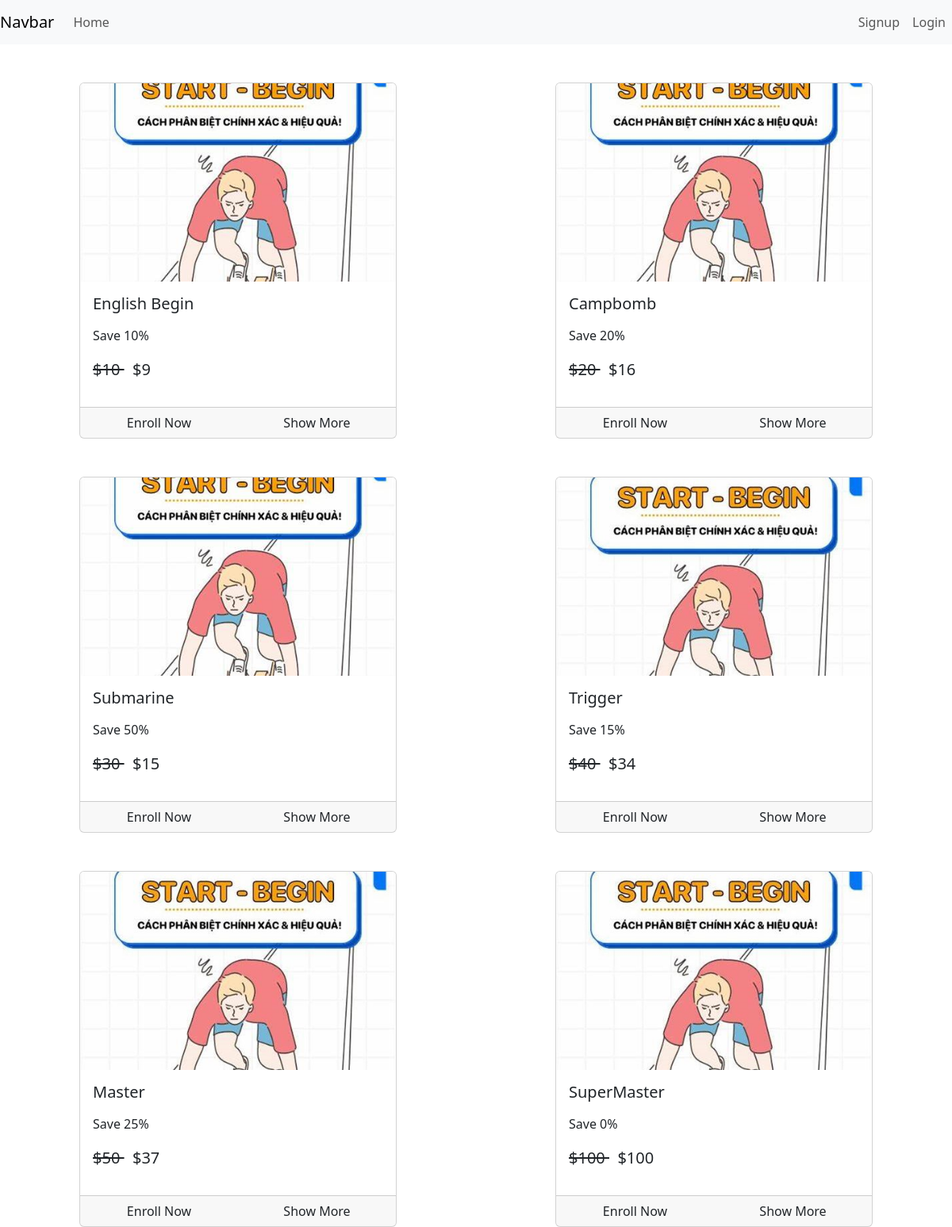
The page / on the database its author committed.
### courses/models.py (models this page shows, shortened)
class Course(models.Model):
    title = models.CharField(max_length=500)
    slug = models.SlugField(max_length=500, unique=True, null=False,default='default-slug')
    description = models.CharField(max_length=500, null=True, blank=True)
    discount = models.IntegerField(null=False,default=0)
    price = models.IntegerField(null=False)
    active = models.BooleanField(default=False)
    thumbnail = models.ImageField(upload_to="files/thumbnail")
    date = models.DateTimeField(auto_now_add=True)
    length = models.IntegerField(null=False)
    def __str__(self):
        return self.title

### courses/views.py (the view)
# urls.py: 2. Add a URL to urlpatterns:  path('', views.home, name='home')
def home(request):
    courses = Course.objects.all()
    print(courses)
    return render(request,template_name='courses/home.html',context={"courses":courses})

### courses/templatetags/course_custom_tags.py (called while the page is built, shortened)
@register.simple_tag
def cal_sellprice(price,discount):
    if discount is None or discount is 0:
        return price
    sellprice = price
    sellprice = price - (price*discount*0.01)
    return math.floor(sellprice)

@register.filter
def usd(price):
    return f"${price}"

@register.simple_tag
def is_enrolled(request , course):
    user = None
    if not request.user.is_authenticated:
        return False

### courses/templates/courses/home.html (shortened to what this page needs)
{% extends "courses/base.html" %}
{% load course_custom_tags %}
{%block content%}
<div class="container-fluid">
    <div class="row">
    {% for course in courses %}
    <div class="col mx-auto">
        <br>
        <br>
        <div class="card mx-auto" style="width: 25rem;">
            <img src="{{course.thumbnail.url}}" class="card-img-top" alt="..." style="height: 250px; object-fit: cover;">
            <div class="card-body">
              <h5 class="card-title">{{course.title}}</h5>
              <p class="card-text">
                <p>Save {{course.discount}}%</p>
                <p class="price">
                    <del>
                        {{course.price|usd}}
                    </del>
                    <span> {% cal_sellprice course.price course.discount as value%} {{value|usd}}</span>
                </p>
              </p>
            </div>
            <div class="card-footer p-0 position-relative">
                {% is_enrolled request course as enrolled %}
                <div class="row gx-0">
                    {% if enrolled %}
                        <a href="/course/{{ course.slug }}" class="btn w-100">
                            Start Course
                        </a>
                    {% else %}
                        <div class="col-6">
                            <a href="/check-out/{{ course.slug }}" class="btn w-100">
                                Enroll Now
                            </a>
                        </div>
                        <div class="col-6">
                            <a href="/course/{{ course.slug }}" class="btn w-100">
                                Show More
                            </a>
                        </div>
                    {% endif %}
                </div>
            </div>
        </div>
    </div>
    {% endfor %}
</div>
</div>
{% endblock %}

### courses/templates/courses/home.html (style rules this page uses)
.price { font-size:20px; }

### rows shown on the page
Course: thumbnail (picture), title "English Begin", discount "10", price "$10", value "$9"
Course: thumbnail (picture), title "Campbomb", discount "20", price "$20", value "$16"
Course: thumbnail (picture), title "Submarine", discount "50", price "$30", value "$15"
Course: thumbnail (picture), title "Trigger", discount "15", price "$40", value "$34"
Course: thumbnail (picture), title "Master", discount "25", price "$50", value "$37"
Course: thumbnail (picture), title "SuperMaster", discount "0", price "$100", value "$100"
